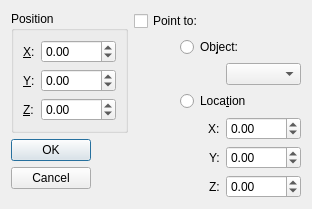
<?xml version="1.0" encoding="UTF-8"?>
<ui version="4.0">
 <class>fso::fred::dialogs::ObjectOrientEditorDialog</class>
 <widget class="QDialog" name="fso::fred::dialogs::ObjectOrientEditorDialog">
  <property name="windowModality">
   <enum>Qt::WindowModal</enum>
  </property>
  <property name="enabled">
   <bool>true</bool>
  </property>
  <property name="geometry">
   <rect>
    <x>0</x>
    <y>0</y>
    <width>515</width>
    <height>272</height>
   </rect>
  </property>
  <property name="windowTitle">
   <string>Object Orientation Editor</string>
  </property>
  <property name="modal">
   <bool>true</bool>
  </property>
  <layout class="QGridLayout" name="gridLayout">
   <property name="sizeConstraint">
    <enum>QLayout::SetFixedSize</enum>
   </property>
   <item row="0" column="0">
    <layout class="QVBoxLayout" name="verticalLayout_2">
     <item>
      <widget class="QGroupBox" name="groupBox">
       <property name="minimumSize">
        <size>
         <width>0</width>
         <height>0</height>
        </size>
       </property>
       <property name="title">
        <string>Position</string>
       </property>
       <layout class="QGridLayout" name="gridLayout_2">
        <item row="1" column="1">
         <widget class="QDoubleSpinBox" name="position_y">
          <property name="minimum">
           <double>-9999.000000000000000</double>
          </property>
          <property name="maximum">
           <double>9999.000000000000000</double>
          </property>
          <property name="value">
           <double>0.000000000000000</double>
          </property>
         </widget>
        </item>
        <item row="0" column="1">
         <widget class="QDoubleSpinBox" name="position_x">
          <property name="minimum">
           <double>-9999.000000000000000</double>
          </property>
          <property name="maximum">
           <double>9999.000000000000000</double>
          </property>
         </widget>
        </item>
        <item row="1" column="0">
         <widget class="QLabel" name="label_2">
          <property name="text">
           <string>&amp;Y:</string>
          </property>
          <property name="buddy">
           <cstring>position_y</cstring>
          </property>
         </widget>
        </item>
        <item row="0" column="0">
         <widget class="QLabel" name="label">
          <property name="text">
           <string>&amp;X:</string>
          </property>
          <property name="buddy">
           <cstring>position_x</cstring>
          </property>
         </widget>
        </item>
        <item row="2" column="0">
         <widget class="QLabel" name="label_3">
          <property name="text">
           <string>&amp;Z:</string>
          </property>
          <property name="buddy">
           <cstring>position_z</cstring>
          </property>
         </widget>
        </item>
        <item row="2" column="1">
         <widget class="QDoubleSpinBox" name="position_z">
          <property name="minimum">
           <double>-9999.000000000000000</double>
          </property>
          <property name="maximum">
           <double>9999.000000000000000</double>
          </property>
         </widget>
        </item>
       </layout>
      </widget>
     </item>
     <item>
      <widget class="QDialogButtonBox" name="buttonBox">
       <property name="orientation">
        <enum>Qt::Vertical</enum>
       </property>
       <property name="standardButtons">
        <set>QDialogButtonBox::Cancel|QDialogButtonBox::Ok</set>
       </property>
       <property name="centerButtons">
        <bool>false</bool>
       </property>
      </widget>
     </item>
    </layout>
   </item>
   <item row="0" column="1">
    <layout class="QGridLayout" name="gridLayout_3" columnstretch="0,0,0">
     <item row="1" column="0">
      <spacer name="horizontalSpacer">
       <property name="orientation">
        <enum>Qt::Horizontal</enum>
       </property>
       <property name="sizeType">
        <enum>QSizePolicy::Fixed</enum>
       </property>
       <property name="sizeHint" stdset="0">
        <size>
         <width>40</width>
         <height>20</height>
        </size>
       </property>
      </spacer>
     </item>
     <item row="2" column="1">
      <spacer name="horizontalSpacer_2">
       <property name="orientation">
        <enum>Qt::Horizontal</enum>
       </property>
       <property name="sizeType">
        <enum>QSizePolicy::Fixed</enum>
       </property>
       <property name="sizeHint" stdset="0">
        <size>
         <width>40</width>
         <height>20</height>
        </size>
       </property>
      </spacer>
     </item>
     <item row="5" column="2">
      <widget class="QDoubleSpinBox" name="location_x">
       <property name="sizePolicy">
        <sizepolicy hsizetype="Fixed" vsizetype="Fixed">
         <horstretch>0</horstretch>
         <verstretch>0</verstretch>
        </sizepolicy>
       </property>
       <property name="minimum">
        <double>-9999.000000000000000</double>
       </property>
       <property name="maximum">
        <double>9999.000000000000000</double>
       </property>
      </widget>
     </item>
     <item row="6" column="2">
      <widget class="QDoubleSpinBox" name="location_y">
       <property name="sizePolicy">
        <sizepolicy hsizetype="Fixed" vsizetype="Fixed">
         <horstretch>0</horstretch>
         <verstretch>0</verstretch>
        </sizepolicy>
       </property>
       <property name="minimum">
        <double>-9999.000000000000000</double>
       </property>
       <property name="maximum">
        <double>9999.000000000000000</double>
       </property>
      </widget>
     </item>
     <item row="7" column="2">
      <widget class="QDoubleSpinBox" name="location_z">
       <property name="sizePolicy">
        <sizepolicy hsizetype="Fixed" vsizetype="Fixed">
         <horstretch>0</horstretch>
         <verstretch>0</verstretch>
        </sizepolicy>
       </property>
       <property name="minimum">
        <double>-9999.000000000000000</double>
       </property>
       <property name="maximum">
        <double>9999.000000000000000</double>
       </property>
      </widget>
     </item>
     <item row="2" column="2">
      <widget class="QComboBox" name="objectComboBox">
       <property name="sizePolicy">
        <sizepolicy hsizetype="Preferred" vsizetype="Fixed">
         <horstretch>0</horstretch>
         <verstretch>0</verstretch>
        </sizepolicy>
       </property>
       <property name="minimumSize">
        <size>
         <width>0</width>
         <height>0</height>
        </size>
       </property>
      </widget>
     </item>
     <item row="3" column="1" colspan="2">
      <widget class="QRadioButton" name="locationRadio">
       <property name="text">
        <string>Loca&amp;tion</string>
       </property>
      </widget>
     </item>
     <item row="1" column="1" colspan="2">
      <widget class="QRadioButton" name="objectRadio">
       <property name="text">
        <string>Ob&amp;ject:</string>
       </property>
      </widget>
     </item>
     <item row="0" column="0" colspan="3">
      <widget class="QCheckBox" name="pointToCheck">
       <property name="text">
        <string>Point to:</string>
       </property>
      </widget>
     </item>
     <item row="5" column="0" colspan="2" alignment="Qt::AlignRight">
      <widget class="QLabel" name="label_4">
       <property name="text">
        <string>X:</string>
       </property>
       <property name="buddy">
        <cstring>location_x</cstring>
       </property>
      </widget>
     </item>
     <item row="6" column="0" colspan="2" alignment="Qt::AlignRight">
      <widget class="QLabel" name="label_5">
       <property name="text">
        <string>Y:</string>
       </property>
       <property name="buddy">
        <cstring>location_y</cstring>
       </property>
      </widget>
     </item>
     <item row="7" column="0" colspan="2" alignment="Qt::AlignRight">
      <widget class="QLabel" name="label_6">
       <property name="text">
        <string>Z:</string>
       </property>
       <property name="buddy">
        <cstring>location_z</cstring>
       </property>
      </widget>
     </item>
    </layout>
   </item>
  </layout>
 </widget>
 <resources/>
 <connections>
  <connection>
   <sender>buttonBox</sender>
   <signal>accepted()</signal>
   <receiver>fso::fred::dialogs::ObjectOrientEditorDialog</receiver>
   <slot>accept()</slot>
   <hints>
    <hint type="sourcelabel">
     <x>248</x>
     <y>254</y>
    </hint>
    <hint type="destinationlabel">
     <x>157</x>
     <y>274</y>
    </hint>
   </hints>
  </connection>
  <connection>
   <sender>buttonBox</sender>
   <signal>rejected()</signal>
   <receiver>fso::fred::dialogs::ObjectOrientEditorDialog</receiver>
   <slot>reject()</slot>
   <hints>
    <hint type="sourcelabel">
     <x>316</x>
     <y>260</y>
    </hint>
    <hint type="destinationlabel">
     <x>286</x>
     <y>274</y>
    </hint>
   </hints>
  </connection>
 </connections>
</ui>
